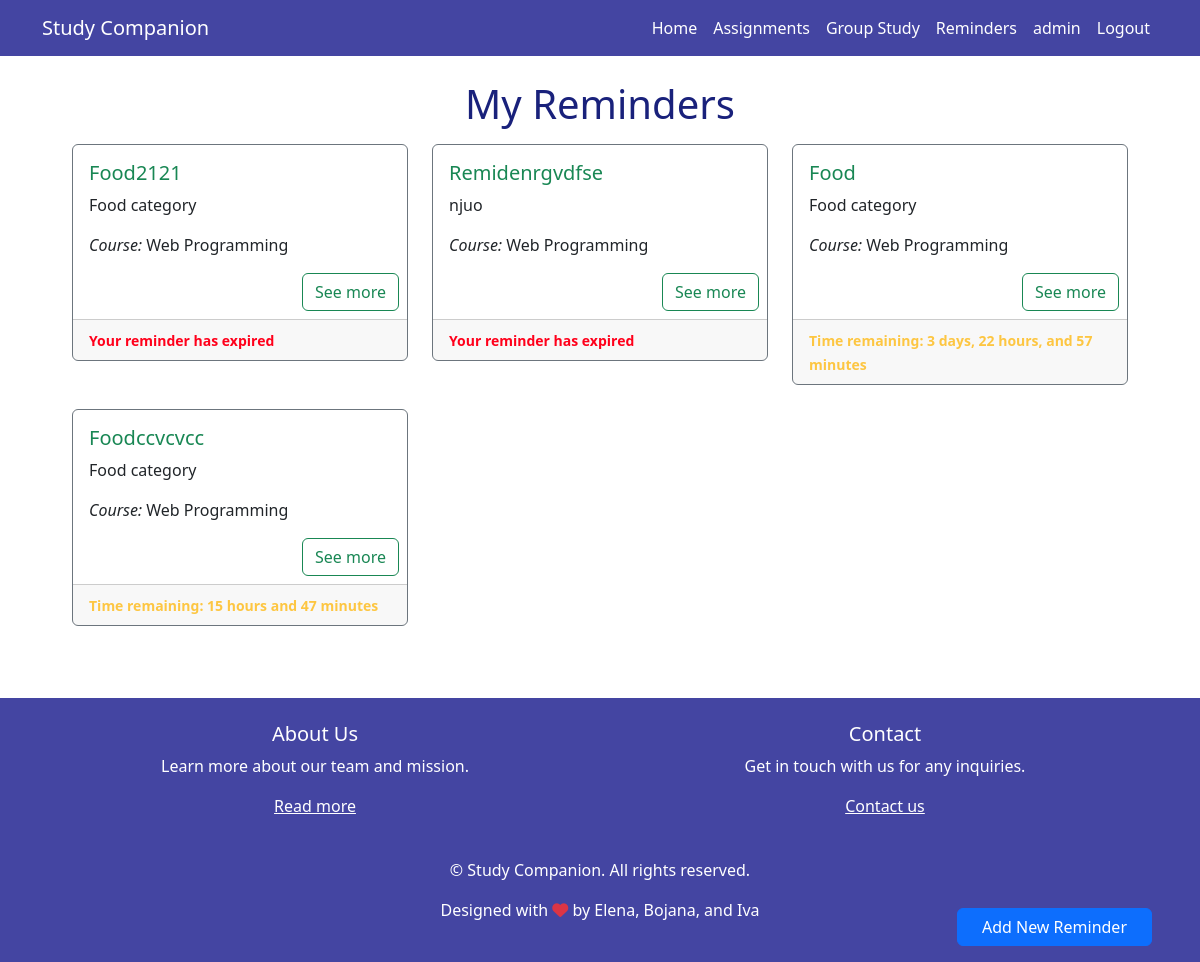
Page /reminders/ (signed in) on the earlier database version.
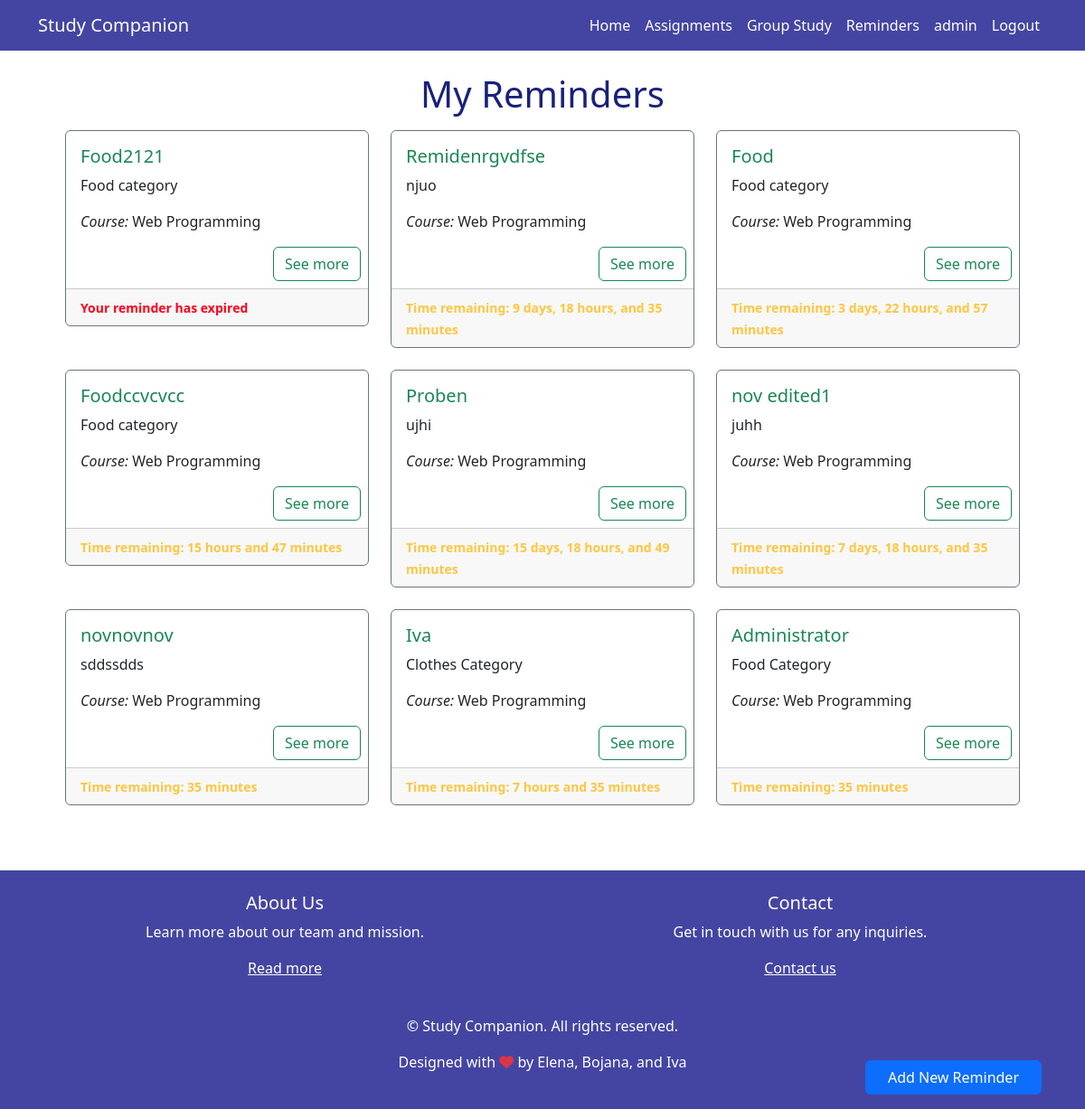
Same page on the later database version.
### app/models.py (models this page shows, shortened)
class Reminder(models.Model):
    id = models.AutoField(primary_key=True)
    name = models.CharField(max_length=200)
    description = models.CharField(max_length=500)
    course = models.ForeignKey(Course, on_delete=models.CASCADE)
    deadline = models.DateTimeField(default=datetime.now() + timedelta(days=7))
    user = models.ForeignKey(CustomUser, on_delete=models.CASCADE)
    @property
    def time_remaining(self):
        now = timezone.now()
        remaining = self.deadline - now
        if remaining.total_seconds() <= 0:
            return "Reminder Expired"
        else:
            days = remaining.days
            hours, seconds = divmod(remaining.seconds, 3600)
            minutes, _ = divmod(seconds, 60)
            if days == 0:
                if hours == 0:
                    return f"{minutes} minutes"
                else:
                    return f"{hours} hours and {minutes} minutes"
            else:
                return f"{days} days, {hours} hours, and {minutes} minutes"
        time_remaining_text = property(time_remaining)

class Course(models.Model):
    name = models.CharField(max_length=100)
    def __str__(self):
        return f"{self.name}"

### app/views.py (the view)
# urls.py: path('reminders/', views.reminders_all, name='reminders'),
@login_required
def reminders_all(request):
    user = request.user
    reminders = Reminder.objects.filter(user=user)
    return render(request, 'reminders.html', {'reminders': reminders})

### templates/reminders.html (shortened to what this page needs)
{% extends "base.html" %}
{% block content %}
    {% if user.is_authenticated %}
        <div>
        {% if reminders.count == 0 %}
            <h2 class="text-center primary-text mb-4">You do not have any reminders.</h2>
            <div class="row text-center mx-auto py-4" style="max-width: 300px">
                <a href="{% url 'add_reminder' %}" class="btn btn-primary px-4">Add New Reminder</a>
            </div>
        {% else %}
        <div class="text-center my-3">
            <h1 class="primary-text"> My Reminders </h1>
        </div>
        <div class="mx-5 px-4">
            <div class="row">
                {% for reminder in reminders %}
                    <div class="col-md-4 mb-4">
                        <div class="card border-secondary">
                            <div class="card-body">
                                <h5 class="card-title text-success">{{ reminder.name }}</h5>
                                <p class="card-text">{{ reminder.description }}</p>
                                <p class="card-text"><i>Course:</i> {{ reminder.course }}</p>
                            </div>
                            <div class="text-right ml-auto">
                                <a href="{% url 'reminder_details' name=reminder.id %}?source=reminders"
                                   class="btn btn-outline-success mb-2 mr-2">See more</a>
                            </div>
                            <div class="card-footer">
                                {% if reminder.time_remaining == "Reminder Expired" %}
                                    <small class="card-text" style="color: #ff001b"><b>Your reminder has
                                        expired</b></small>
                                {% else %}
                                    <small class="card-text" style="color: #FDC642"><b>Time
                                        remaining: {{ reminder.time_remaining }}</b></small>
                                {% endif %}
                            </div>
                        </div>
                    </div>
                {% endfor %}
            </div>
        </div>
        {% endif %}
        </div>
        <div class="fixed-bottom text-right mx-5 mb-3">
            <a href="{% url 'add_reminder' %}" class="btn btn-primary px-4">Add New Reminder</a>
        </div>
    {% else %}
        {% include "unauthenticated_message.html" %}
    {% endif %}
{% endblock %}

Differences in the rows shown:
changed Reminder "Remidenrgvdfse": time_remaining (not shown) → "9 days, 18 hours, and 35 minutes"; deadline "Your reminder has expired" → "Time remaining:"
added Reminder: name "Proben", description "ujhi", course "Web Programming", time_remaining "15 days, 18 hours, and 49 minutes"
added Reminder: name "nov edited1", description "juhh", course "Web Programming", time_remaining "7 days, 18 hours, and 35 minutes"
added Reminder: name "novnovnov", description "sddssdds", course "Web Programming", time_remaining "35 minutes"
added Reminder: name "Iva", description "Clothes Category", course "Web Programming", time_remaining "7 hours and 35 minutes"
added Reminder: name "Administrator", description "Food Category", course "Web Programming", time_remaining "35 minutes"
